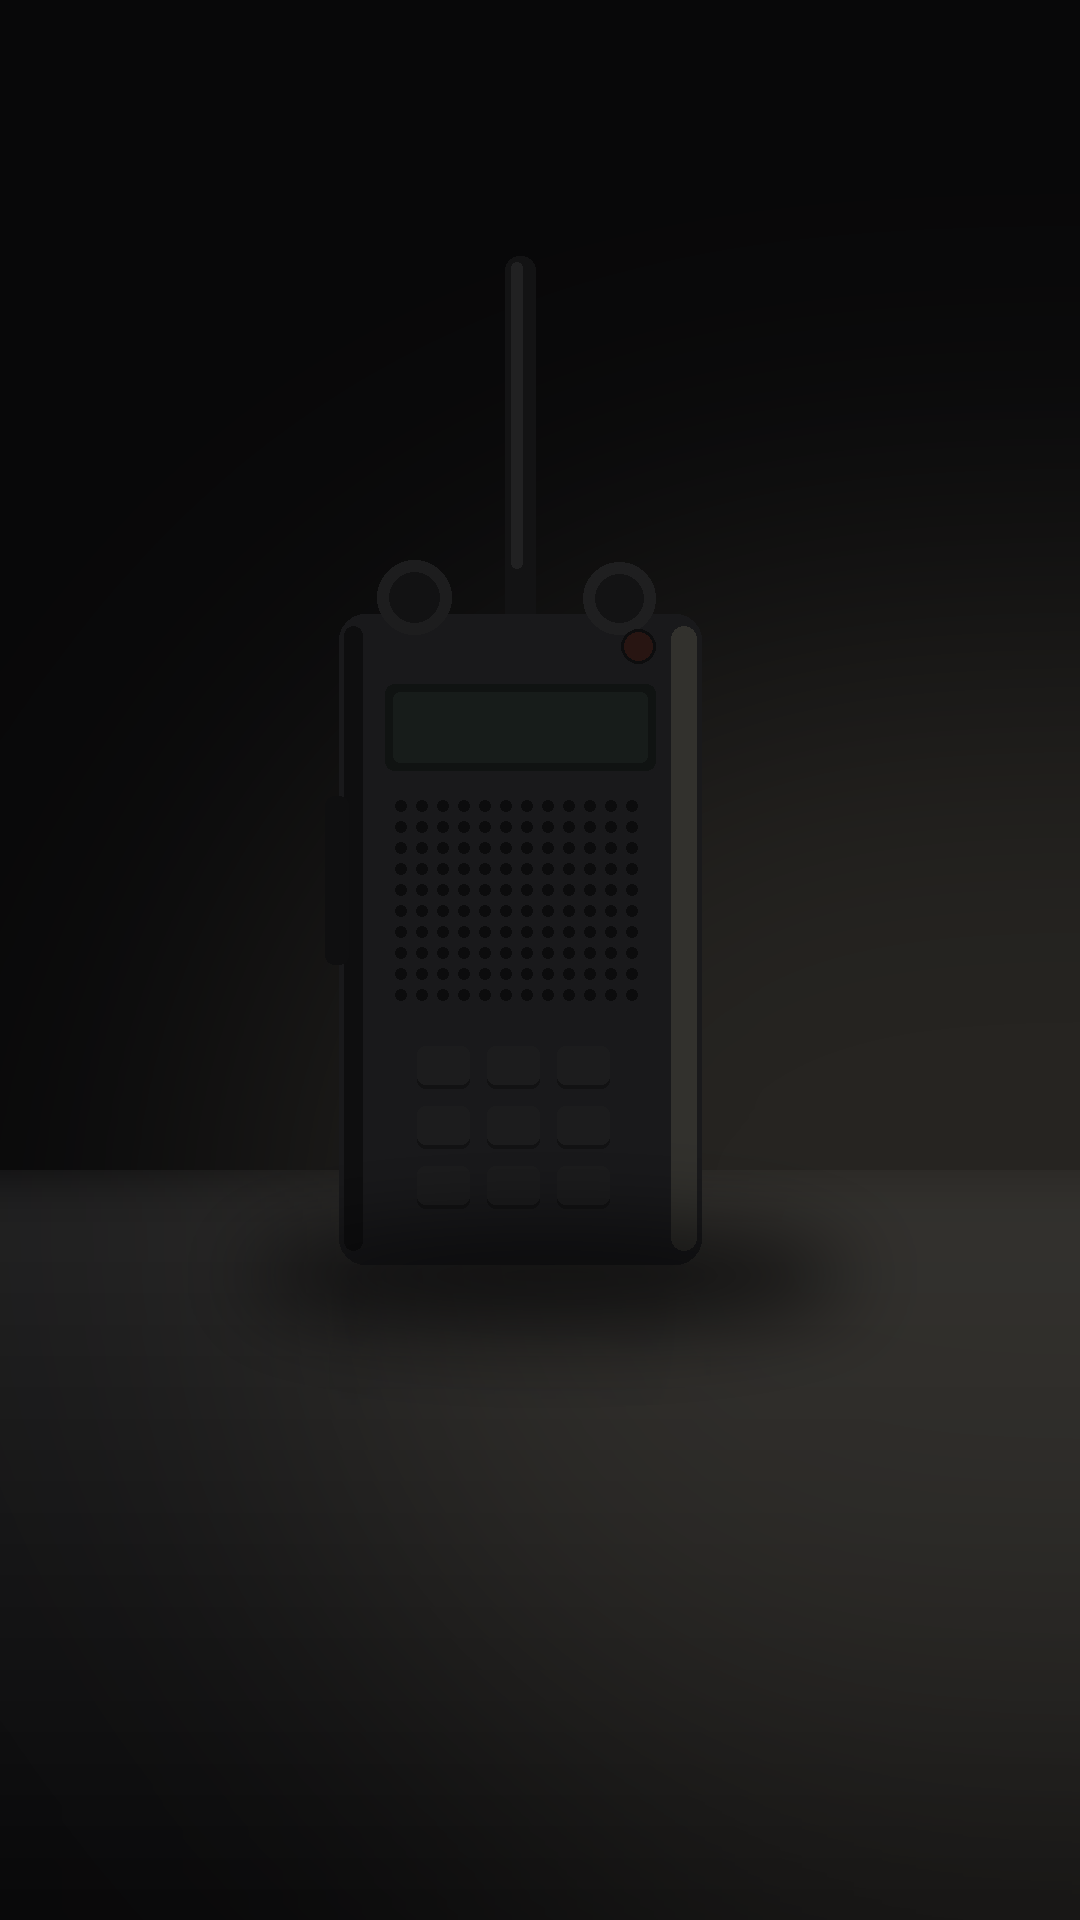

Source code (Python):
#!/usr/bin/env python3
"""Static plate for the RADIO format: a handheld on a desk, near-dark, one practical
light off to the right. Drawn rather than photographed so the signal LED sits at a known
position every episode and the look stays identical across the series.
Writes plate.png (LED dark), led.png (glow layer composited per frame), led.json (position)."""
from PIL import Image, ImageDraw, ImageFilter
import json

W, H = 1080, 1920
img = Image.new("RGB", (W, H), (8, 8, 9))
d = ImageDraw.Draw(img, "RGBA")

# --- desk: soft horizon, falling away toward camera ------------------------------
DESK = 1230
desk = Image.new("RGB", (W, H), (8, 8, 9))
dd = ImageDraw.Draw(desk)
for y in range(DESK - 60, H):
    t = max(0.0, (y - DESK) / (H - DESK))
    v = 30 - int(22 * t)                      # 30 at the horizon -> 8 at the bottom
    dd.line([(0, y), (W, y)], fill=(v, v, v + 1))
mask = Image.new("L", (W, H), 0)
ImageDraw.Draw(mask).rectangle([0, DESK - 60, W, H], fill=255)
img = Image.composite(desk, img, mask.filter(ImageFilter.GaussianBlur(26)))

# practical light: soft pool from the upper right
glow = Image.new("L", (W, H), 0)
ImageDraw.Draw(glow).ellipse([W - 820, DESK - 620, W + 460, DESK + 620], fill=116)
img = Image.composite(Image.new("RGB", (W, H), (74, 70, 62)), img,
                      glow.filter(ImageFilter.GaussianBlur(200)))
d = ImageDraw.Draw(img, "RGBA")

# --- radio body -------------------------------------------------------------------
cx = 520
body_w, body_h = 362, 650
bx0, by0 = cx - body_w // 2, DESK - body_h + 34
bx1, by1 = bx0 + body_w, by0 + body_h

# antenna
d.rounded_rectangle([cx - 15, by0 - 358, cx + 15, by0 + 34], radius=14, fill=(19, 19, 20))
d.rounded_rectangle([cx - 9, by0 - 352, cx + 2, by0 - 46], radius=7, fill=(33, 33, 34))

# case, with a lit right edge and a dead left edge
d.rounded_rectangle([bx0, by0, bx1, by1], radius=26, fill=(25, 25, 27))
d.rounded_rectangle([bx1 - 30, by0 + 12, bx1 - 5, by1 - 14], radius=12, fill=(50, 49, 45))
d.rounded_rectangle([bx0 + 5, by0 + 12, bx0 + 23, by1 - 14], radius=9, fill=(14, 14, 15))

# knobs
d.ellipse([bx0 + 38, by0 - 54, bx0 + 112, by0 + 20], fill=(29, 29, 30))
d.ellipse([bx0 + 50, by0 - 42, bx0 + 100, by0 + 8], fill=(18, 18, 19))
d.ellipse([bx1 - 118, by0 - 52, bx1 - 46, by0 + 20], fill=(31, 31, 32))
d.ellipse([bx1 - 106, by0 - 40, bx1 - 58, by0 + 8], fill=(19, 19, 20))

# display
d.rounded_rectangle([bx0 + 46, by0 + 70, bx1 - 46, by0 + 156], radius=9, fill=(16, 19, 18))
d.rounded_rectangle([bx0 + 54, by0 + 78, bx1 - 54, by0 + 148], radius=7, fill=(23, 28, 26))

# speaker grille
for row in range(10):
    for col in range(12):
        x, y = bx0 + 56 + col * 21, by0 + 186 + row * 21
        d.ellipse([x, y, x + 11, y + 11], fill=(12, 12, 13))

# keypad
for row in range(3):
    for col in range(3):
        x, y = bx0 + 78 + col * 70, by0 + 432 + row * 60
        d.rounded_rectangle([x, y, x + 52, y + 42], radius=8, fill=(18, 18, 19))
        d.rounded_rectangle([x, y, x + 52, y + 38], radius=8, fill=(28, 28, 29))

# PTT bar on the left flank
d.rounded_rectangle([bx0 - 14, by0 + 182, bx0 + 9, by0 + 350], radius=9, fill=(15, 15, 16))

# --- reflection: gradient-masked so it fades instead of ending in a hard edge ------
RH = 210
refl = img.crop([bx0 - 10, by1 - RH, bx1 + 10, by1]).transpose(Image.FLIP_TOP_BOTTOM)
refl = refl.filter(ImageFilter.GaussianBlur(9))
rm = Image.new("L", refl.size, 0)
rmd = ImageDraw.Draw(rm)
for y in range(refl.size[1]):
    rmd.line([(0, y), (refl.size[0], y)], fill=int(46 * (1 - y / refl.size[1]) ** 1.7))
rm = rm.filter(ImageFilter.GaussianBlur(5))
img.paste(refl, (bx0 - 10, by1), rm)

# contact shadow, over the reflection so the radio sits down on the surface
sh = Image.new("L", (W, H), 0)
ImageDraw.Draw(sh).ellipse([bx0 - 96, by1 - 40, bx1 + 150, by1 + 62], fill=190)
img = Image.composite(Image.new("RGB", (W, H), (5, 5, 6)), img,
                      sh.filter(ImageFilter.GaussianBlur(40)))
d = ImageDraw.Draw(img, "RGBA")

# --- LED: dark housing here; the glow is a separate layer --------------------------
LED = (cx + 118, by0 + 32)
d.ellipse([LED[0] - 17, LED[1] - 17, LED[0] + 17, LED[1] + 17], fill=(13, 13, 14))
d.ellipse([LED[0] - 14, LED[1] - 14, LED[0] + 14, LED[1] + 14], fill=(40, 21, 18))
img.save("plate.png")

lay = Image.new("RGBA", (W, H), (0, 0, 0, 0))
ld = ImageDraw.Draw(lay)
for rad, a in ((126, 24), (86, 38), (52, 68), (28, 150)):
    ld.ellipse([LED[0] - rad, LED[1] - rad, LED[0] + rad, LED[1] + rad], fill=(255, 88, 56, a))
lay = lay.filter(ImageFilter.GaussianBlur(18))
ImageDraw.Draw(lay).ellipse([LED[0] - 13, LED[1] - 13, LED[0] + 13, LED[1] + 13],
                            fill=(255, 178, 152, 255))
lay.save("led.png")
json.dump({"led": LED, "desk": DESK, "body": [bx0, by0, bx1, by1]}, open("led.json", "w"))
print(f"plate.png + led.png written; LED at {LED}")
